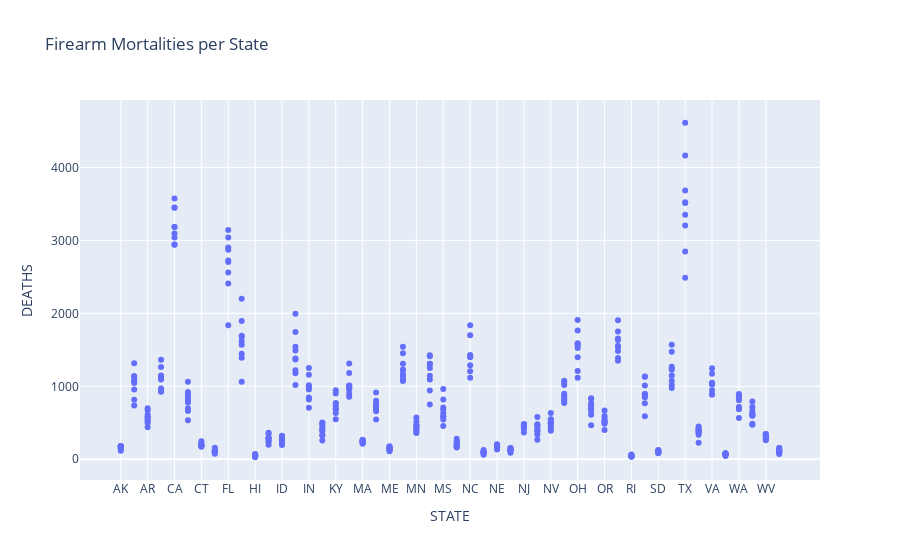

The cell this chart's notebook holds for it:
### Code cell
# Firearm Mortalities per State
firearm_mortality.groupby(['STATE','YEAR'])['DEATHS'].mean().reset_index().plot.scatter(
    x = 'STATE', y ='DEATHS', title = 'Firearm Mortalities per State', backend='plotly')

### Figure 1 — Plotly figure (JSON) as saved in the notebook; plotly's stock layout.template omitted (floating-point values rounded to 4 significant figures; data arrays with more than 128 entries replaced by an {"elided": "..."} marker saying what was removed)
{"data": [{"hovertemplate": "STATE=%{x}<br>DEATHS=%{y}<extra></extra>", "legendgroup": "", "marker": {"color": "#636efa", "symbol": "circle"}, "mode": "markers", "name": "", "orientation": "v", "showlegend": false, "type": "scatter", "x": {"elided": "450 str values"}, "xaxis": "x", "y": {"elided": "450 int values"}, "yaxis": "y"}], "layout": {"autosize": true, "legend": {"tracegroupgap": 0}, "title": {"text": "Firearm Mortalities per State"}, "xaxis": {"anchor": "y", "autorange": true, "domain": [0, 1], "range": [-2.992, 51.99], "title": {"text": "STATE"}, "type": "category"}, "yaxis": {"anchor": "x", "autorange": true, "domain": [0, 1], "range": [-350.4, 4991.0], "title": {"text": "DEATHS"}, "type": "linear"}}}
